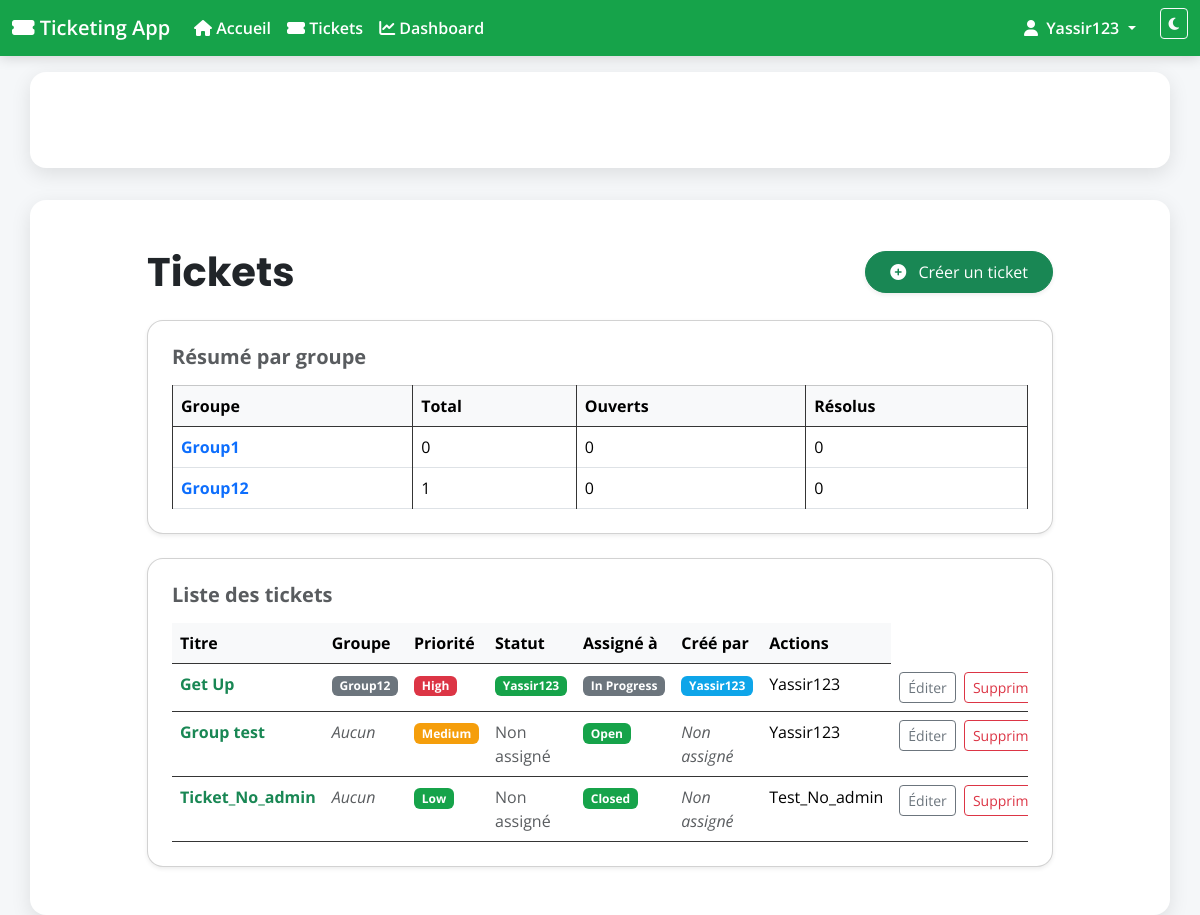
Page /tickets/ (signed in) on the earlier database version.
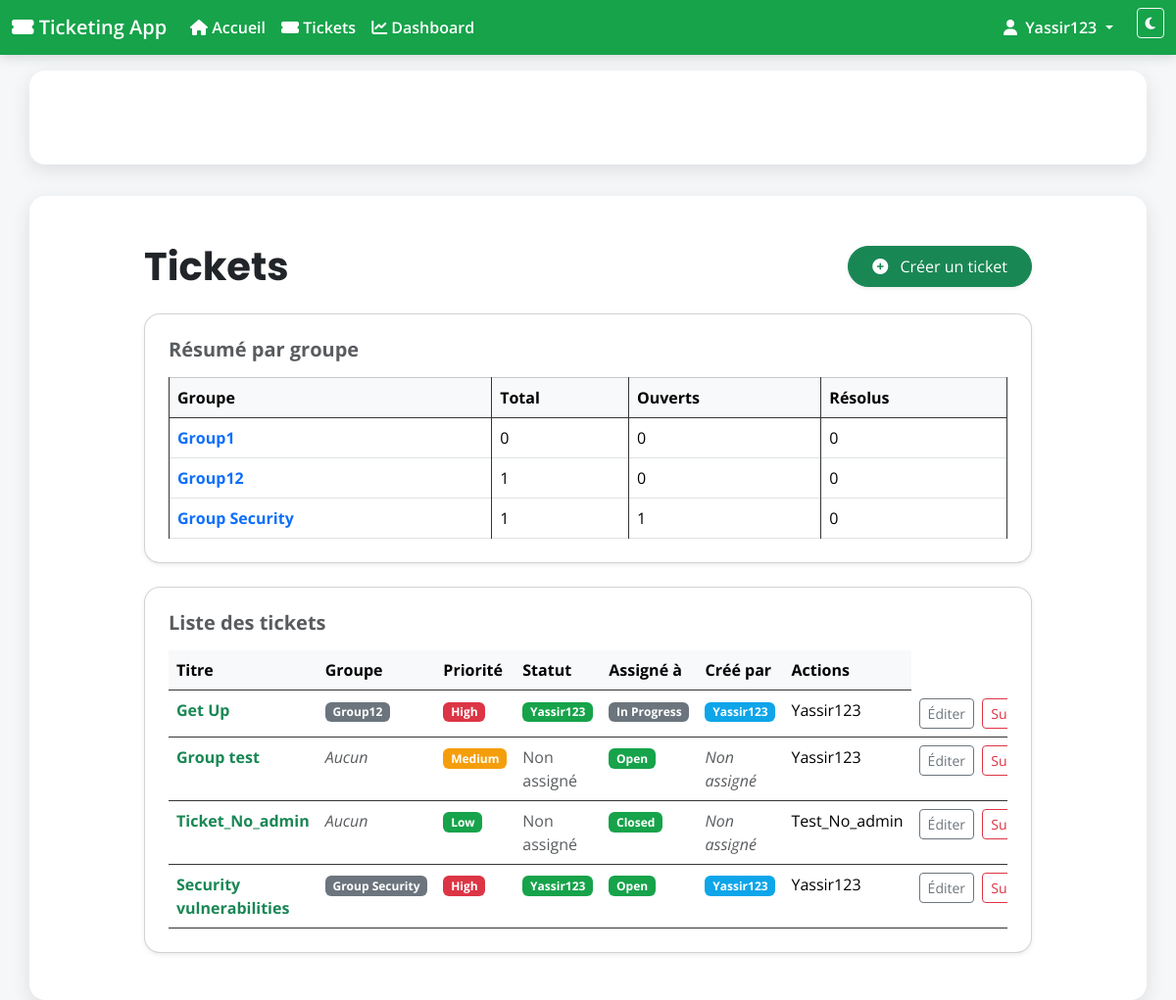
Same page on the later database version.
### tickets/models.py (models this page shows, shortened)
class Group(models.Model):
    name = models.CharField(max_length=100, unique=True)
    description = models.TextField(blank=True)
    members = models.ManyToManyField(User, related_name='custom_groups')

class Ticket(models.Model):
    TICKET_TYPE_CHOICES = [
        ('demande', 'Demande'),
        ('incident', 'Incident'),
    ]
    STATUS_CHOICES = [
        ('open', 'Open'),
        ('in_progress', 'In Progress'),
        ('closed', 'Closed'),
    ]
    PRIORITY_CHOICES = [
        ('low', 'Low'),
        ('medium', 'Medium'),
        ('high', 'High'),
    ]
    title = models.CharField(max_length=200)   # Title of the ticket
    description = models.TextField()           # Detailed description
    type = models.CharField(
        max_length=20,
        choices=TICKET_TYPE_CHOICES,
        default='demande'
    )
    status = models.CharField(
        max_length=20,
        choices=STATUS_CHOICES,
        default='open'                         # Default status is 'open'
    )
    priority = models.CharField(
        max_length=10,
        choices=PRIORITY_CHOICES,
        default='medium'                       # Default priority is 'medium'
    )
    created_by = models.ForeignKey(
        User, related_name='tickets_created', on_delete=models.CASCADE
    )                                          # User who created the ticket
    assigned_to = models.ForeignKey(
        User, related_name='tickets_assigned', on_delete=models.SET_NULL,
        null=True, blank=True,
        help_text="The staff member assigned to this ticket"
    )                                          # Staff member assigned to the ticket
    group = models.ForeignKey(
        Group, related_name='tickets', on_delete=models.CASCADE, null=True, blank=True,
        help_text="Le groupe ou projet auquel ce ticket appartient"
    )                                          # Group or project the ticket belongs to
    created_at = models.DateTimeField(auto_now_add=True)   # Creation timestamp
    updated_at = models.DateTimeField(auto_now=True)       # Last update timestamp
    closed_at = models.DateTimeField(null=True, blank=True) # When ticket was closed

### tickets/views.py (the view)
# urls.py: path('', views.ticket_list, name='ticket_list'),
@login_required
def ticket_list(request):
    group_name = request.GET.get('group')
    tickets = Ticket.objects.all()
    if group_name:
        tickets = tickets.filter(group__name__iexact=group_name)
    context = {
        'tickets': tickets,
        'filtered_group': group_name,
        'all_groups': Group.objects.annotate(
            total=Count('tickets'),
            open=Count('tickets', filter=models.Q(tickets__status='open')),
            resolved=Count('tickets', filter=models.Q(tickets__status='closed'))
        )
    }
    return render(request, 'tickets/ticket_list.html', context)

### tickets/templates/tickets/ticket_list.html (shortened to what this page needs)
{% extends "appli_ticketing/base.html" %}
{% block content %}
<div class="row justify-content-center">
    <div class="col-lg-10">
        <div class="d-flex justify-content-between align-items-center mb-4">
            <h1 class="mb-0 display-6 fw-bold text-dark">Tickets</h1>
            <a href="{% url 'tickets:ticket_create' %}" class="btn btn-success shadow-sm py-2 px-4 rounded-pill">
                <i class="fa fa-plus-circle me-2"></i> Créer un ticket
            </a>
        </div>
        <div class="card shadow-sm rounded-4 mb-4">
            <div class="card-body p-4">
                <div class="table-responsive">
                    <h5 class="fw-bold mb-3 text-muted">Résumé par groupe</h5>
                    <table class="table table-bordered table-hover mb-0">
                        <thead>
                            <tr class="table-light">
                                <th scope="col" class="text-nowrap">Groupe</th>
                                <th scope="col">Total</th>
                                <th scope="col">Ouverts</th>
                                <th scope="col">Résolus</th>
                            </tr>
                        </thead>
                        <tbody>
                            {% for g in all_groups %}
                                <tr>
                                    <td><a href="{% url 'tickets:ticket_list' %}?group={{ g.name }}" class="text-decoration-none fw-bold">{{ g.name }}</a></td>
                                    <td>{{ g.total }}</td>
                                    <td>{{ g.open }}</td>
                                    <td>{{ g.resolved }}</td>
                                </tr>
                            {% empty %}
                                <tr>
                                    <td colspan="4" class="text-center text-muted">Aucun groupe trouvé.</td>
                                </tr>
                            {% endfor %}
                        </tbody>
                    </table>
                </div>
            </div>
        </div>
        <div class="card shadow-sm rounded-4">
            <div class="card-body p-4">
                <h5 class="fw-bold mb-3 text-muted">Liste des tickets</h5>
                <div class="table-responsive">
                    <table class="table table-hover mb-0">
                        <thead>
                            <tr class="table-light">
                                <th scope="col">Titre</th>
                                <th scope="col">Groupe</th>
                                <th scope="col">Priorité</th>
                                <th scope="col">Statut</th>
                                <th scope="col">Assigné à</th>
                                <th scope="col">Créé par</th>
                                <th scope="col">Actions</th>
                            </tr>
                        </thead>
                        <tbody>
                            {% for ticket in tickets %}
                                <tr>
                                    <td><a href="{% url 'tickets:ticket_detail' ticket.pk %}" class="fw-bold text-success text-decoration-none">{{ ticket.title }}</a></td>
                                    <td>
                                        {% if ticket.group %}
                                            <span class="badge bg-secondary">{{ ticket.group.name }}</span>
                                        {% else %}
                                            <span class="text-muted fst-italic">Aucun</span>
                                        {% endif %}
                                    </td>
                                    <td>
                                        {% if ticket.priority == 'high' %}
                                            <span class="badge bg-danger">{{ ticket.get_priority_display }}</span>
                                        {% elif ticket.priority == 'medium' %}
                                            <span class="badge bg-warning text-dark">{{ ticket.get_priority_display }}</span>
                                        {% else %}
                                            <span class="badge bg-success">{{ ticket.get_priority_display }}</span>
                                        {% endif %}
                                    </td>
                                    <td>
                                        {% if ticket.assigned_to %}
                                          <span class="badge bg-success">{{ ticket.assigned_to.username }}</span>
                                        {% else %}
                                          <span class="text-muted">Non assigné</span>
                                        {% endif %}
                                    </td>
                                    <td>
                                        {% if ticket.status == 'open' %}
                                            <span class="badge bg-primary">{{ ticket.get_status_display }}</span>
                                        {% elif ticket.status == 'closed' %}
                                            <span class="badge bg-success">{{ ticket.get_status_display }}</span>
                                        {% else %}
                                            <span class="badge bg-secondary">{{ ticket.get_status_display }}</span>
                                        {% endif %}
                                    </td>
                                    <td>
                                        {% if ticket.assigned_to %}
                                            <span class="badge bg-info">{{ ticket.assigned_to.username }}</span>
                                        {% else %}
                                            <span class="text-muted fst-italic">Non assigné</span>
                                        {% endif %}
                                    </td>
                                    <td>{{ ticket.created_by.username }}</td>
                                    <td class="text-nowrap">
                                        {% if user == ticket.created_by or user.is_superuser %}
                                            <a href="{% url 'tickets:ticket_edit' ticket.pk %}" class="btn btn-sm btn-outline-secondary me-1">Éditer</a>
                                            <a href="{% url 'tickets:ticket_delete' ticket.pk %}" class="btn btn-sm btn-outline-danger me-1">Supprimer</a>
                                        {% endif %}
                                    </td>
                                </tr>
                            {% empty %}
                                <tr>
                                    <td colspan="7" class="text-center text-muted">Aucun ticket trouvé.</td>
                                </tr>
                            {% endfor %}
                        </tbody>
                    </table>
                </div>
            </div>
        </div>
    </div>
</div>
{% endblock %}

### appli_ticketing/templates/appli_ticketing/base.html (shortened to what this page needs)
<!DOCTYPE html>
<html lang="en">
<head>
    <link href="https://cdn.jsdelivr.net/npm/bootstrap@5.3.3/dist/css/bootstrap.min.css" rel="stylesheet">
    <link rel="stylesheet" href="https://cdnjs.cloudflare.com/ajax/libs/font-awesome/6.5.1/css/all.min.css">
</head>
<body>
    <nav class="navbar navbar-expand-lg navbar-dark">
        <div class="container-fluid">
            <a class="navbar-brand" href="{% url 'home' %}"><i class="fa fa-ticket-alt"></i> Ticketing App</a>
            <div class="collapse navbar-collapse" id="navbarNav">
                <ul class="navbar-nav me-auto">
                    <li class="nav-item">
                        <a class="nav-link" href="{% url 'home' %}"><i class="fa fa-home"></i> Accueil</a>
                    </li>
                    <li class="nav-item">
                        <a class="nav-link" href="/tickets/"><i class="fa fa-ticket-alt"></i> Tickets</a>
                    </li>
                    <li class="nav-item">
                        <a class="nav-link" href="{% url 'dashboard' %}"><i class="fa-solid fa-chart-line"></i> Dashboard</a>
                    </li>
                </ul>
                <ul class="navbar-nav">
                    {% if user.is_authenticated %}
                        <li class="nav-item dropdown">
                            <a class="nav-link dropdown-toggle" href="#" id="navbarDropdown" role="button"
                            data-bs-toggle="dropdown" aria-expanded="false">
                                <i class="fa fa-user me-1"></i> {{ user.username }}
                            </a>
                        </li>
                    {% else %}
                        <li class="nav-item"><a class="nav-link" href="{% url 'login' %}"><i class="fa fa-sign-in-alt me-1"></i> Connexion</a></li>
                        <li class="nav-item"><a class="nav-link" href="{% url 'register' %}"><i class="fa fa-user-plus me-1"></i> Créer un compte</a></li>
                    {% endif %}
                    <li class="nav-item">
                        <button onclick="toggleDarkMode()" class="btn btn-sm btn-outline-light ms-3"><i class="fa fa-moon"></i></button>
                    </li>
                </ul>
            </div>
        </div>
    </nav>
    <div class="container mt-3">
    </div>
    <div class="container">
        {% block content %}{% endblock %}
    </div>
    <div class="toast-container position-fixed bottom-0 end-0 p-3">
    </div>
</body>
</html>

### appli_ticketing/templates/appli_ticketing/base.html (style rules this page uses)
:root { --bs-primary: #16a34a; --bs-primary-rgb: 22,163,74; --bs-success: #16a34a; --primary: #16a34a; --primary-700: #15803d; --accent: #0ea5e9; --light-bg: #f5f7f9; --surface: #ffffff; --text: #1f2937; --muted: #6b7280; --on-primary: #ffffff; --shadow: 0 6px 20px rgba(0,0,0,.10); --ring: rgba(22,163,74,.35); }
body { font-family: 'Open Sans', sans-serif; background: var(--light-bg); color: var(--text); transition: background-color .25s, color .25s; }
.navbar { background: var(--primary) !important; box-shadow: 0 2px 12px rgba(0,0,0,.15); }
.navbar .navbar-brand, .navbar .nav-link { color: var(--on-primary) !important; font-weight: 600; }
.container { padding: 3rem 1.5rem; margin-top: 2rem; background: var(--surface); border-radius: 16px; box-shadow: var(--shadow); }
table, th, td { background: var(--surface); color: var(--text); }
h1, h2, h3 { font-family: 'Poppins', sans-serif; }
.table thead th { border-bottom: 1px solid #353535 !important; }
.table tbody tr:nth-child(odd) { background-color: #212121 !important; }
.table tbody tr:nth-child(even) { background-color: #1b1b1b !important; }
.table th, .table td { border-color: #353535 !important; }
.table .badge { color: #fff !important; }
.table .badge.bg-info { background-color: #0ea5e9 !important; }
.table .badge.bg-success { background-color: #16a34a !important; }
.table .badge.bg-warning { background-color: #f59e0b !important; }

Differences in the rows shown:
added Group: name "Group Security", total "1", open "1", resolved "0"
added Ticket: title "Security vulnerabilities", group.name "Group Security", priority "High", assigned_to.username "Yassir123", status "Open", created_by.username "Yassir123", shows "Éditer"
